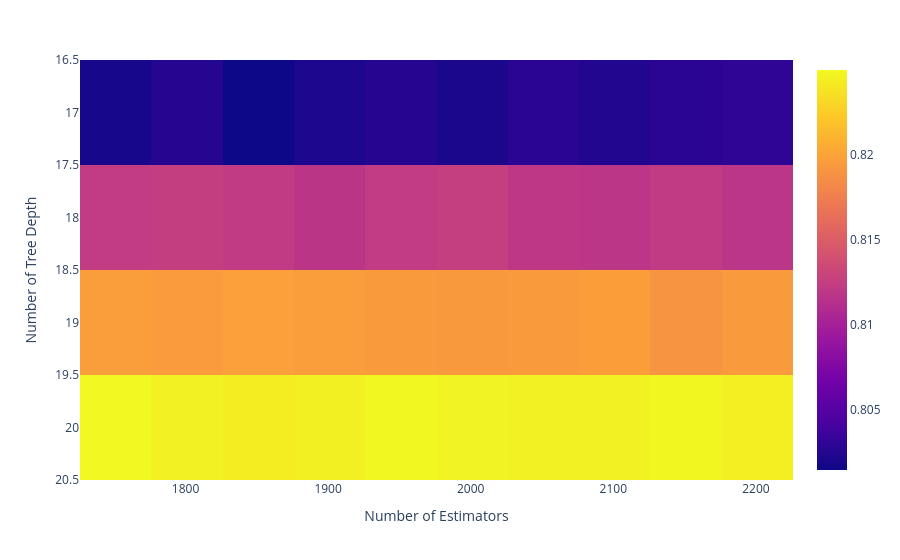

Source (notebook cell):
### Markdown cell above
Refined Grid Search

### Code cell
grid = {'max_depth' : np.arange(17,21,1),'n_estimators':np.arange(1751,2250,50)}
rfr2 = RandomForestRegressor(max_features = 1/3)
rfr2CV = GridSearchCV(rfr2,param_grid= grid,n_jobs=-1)
rfr2CV.fit(X_train,y_train)
print('Random Forest Regressor:')
print('    Optimal Parameters:', rfr2CV.best_params_ )
print('    Optimal Valid R2 =', rfr2CV.best_score_ )

Scores_mean = rfr2CV.cv_results_['mean_test_score']
Scores_mean = Scores_mean.reshape(len(grid['max_depth']),len(grid['n_estimators']))

fig = px.imshow(Scores_mean,labels=dict(x='Number of Estimators',y='Number of Tree Depth'),y=grid['max_depth'],x=grid['n_estimators'],aspect='auto')
fig.show()

### Figure 1 — Plotly figure (JSON) as saved in the notebook; plotly's stock layout.template omitted (floating-point values rounded to 4 significant figures)
{"data": [{"coloraxis": "coloraxis", "hovertemplate": "Number of Estimators: %{x}<br>Number of Tree Depth: %{y}<br>color: %{z}<extra></extra>", "name": "0", "type": "heatmap", "x": [1751, 1801, 1851, 1901, 1951, 2001, 2051, 2101, 2151, 2201], "xaxis": "x", "y": [17, 18, 19, 20], "yaxis": "y", "z": [[0.8019, 0.8026, 0.8015, 0.8022, 0.8026, 0.8021, 0.8028, 0.8025, 0.8028, 0.803], [0.8123, 0.8124, 0.8122, 0.8118, 0.8123, 0.8126, 0.8119, 0.8118, 0.8122, 0.8117], [0.8196, 0.8195, 0.8198, 0.8196, 0.8194, 0.8193, 0.8194, 0.8197, 0.819, 0.8194], [0.825, 0.8245, 0.8243, 0.8245, 0.8248, 0.8246, 0.8246, 0.8246, 0.8248, 0.8244]]}], "layout": {"coloraxis": {"colorscale": [[0, "#0d0887"], [0.1111, "#46039f"], [0.2222, "#7201a8"], [0.3333, "#9c179e"], [0.4444, "#bd3786"], [0.5556, "#d8576b"], [0.6667, "#ed7953"], [0.7778, "#fb9f3a"], [0.8889, "#fdca26"], [1, "#f0f921"]]}, "margin": {"t": 60}, "xaxis": {"anchor": "y", "domain": [0, 1], "title": {"text": "Number of Estimators"}}, "yaxis": {"anchor": "x", "autorange": "reversed", "domain": [0, 1], "title": {"text": "Number of Tree Depth"}}}}
